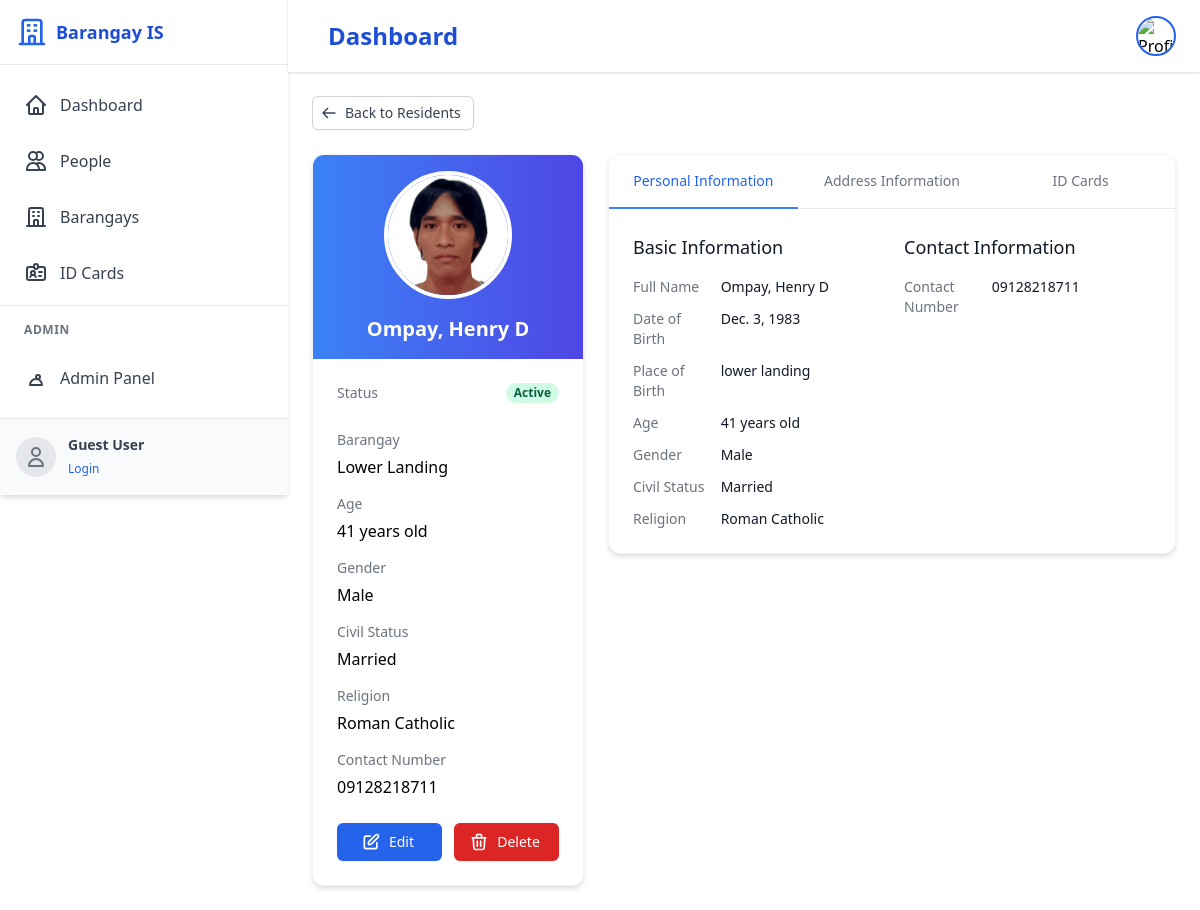
The app's page /dashboard/people/3992c777-c35b-4e5c-b942-2a9268383866/ with its own data.
### core/models.py (models this page shows, shortened)
class Person(models.Model):
    GENDER_CHOICES = [
        ('M', 'Male'),
        ('F', 'Female'),
        ('O', 'Other'),
    ]
    CIVIL_STATUS_CHOICES = [
        ('S', 'Single'),
        ('M', 'Married'),
        ('W', 'Widowed'),
        ('D', 'Divorced'),
        ('SP', 'Separated'),
        ('L', 'Live-in'),
    ]
    id = models.UUIDField(primary_key=True, default=uuid.uuid4, editable=False)
    barangay = models.ForeignKey(Barangay, on_delete=models.CASCADE, related_name='residents')
    user = models.OneToOneField(User, on_delete=models.SET_NULL, null=True, blank=True, related_name='profile')
    last_name = models.CharField(max_length=100)
    first_name = models.CharField(max_length=100)
    middle_name = models.CharField(max_length=100, blank=True)
    suffix = models.CharField(max_length=10, blank=True, help_text='Jr., Sr., III, etc.')
    profile_picture = models.ImageField(upload_to='profile_pictures/', null=True, blank=True, help_text='Profile picture of the person')
    date_of_birth = models.DateField()
    place_of_birth = models.CharField(max_length=255)
    age = models.PositiveIntegerField(null=True, blank=True, editable=False)
    gender = models.CharField(max_length=1, choices=GENDER_CHOICES)
    civil_status = models.CharField(max_length=2, choices=CIVIL_STATUS_CHOICES)
    religion = models.CharField(max_length=100, blank=True)
    phone_regex = RegexValidator(regex=r'^\+?1?\d{9,15}$', message="Phone number must be entered in the format: '+999999999'. Up to 15 digits allowed.")
    contact_number = models.CharField(validators=[phone_regex], max_length=17, blank=True)
    address_line1 = models.CharField(max_length=255, help_text='House/Lot/Unit No., Building Name, Block, Street')
    address_line2 = models.CharField(max_length=255, blank=True, help_text='Subdivision, Village, Zone, Sitio, Purok')
    postal_code = models.CharField(max_length=10)
    is_active = models.BooleanField(default=True)
    class Meta:
        ordering = ['last_name', 'first_name']
        verbose_name_plural = 'People'
        indexes = [
            models.Index(fields=['last_name', 'first_name']),
            models.Index(fields=['date_of_birth']),
            models.Index(fields=['barangay']),
        ]
    def full_name(self):
        if self.middle_name:
            middle_initial = f" {self.middle_name[0]}."
        else:
            middle_initial = " "
        full_name = f"{self.first_name}{middle_initial}{self.last_name}"
        if self.suffix:
            full_name = f"{full_name}, {self.suffix}"
        return full_name

class Barangay(models.Model):
    name = models.CharField(max_length=100)
    municipality = models.CharField(max_length=100)
    province = models.CharField(max_length=100)
    zip_code = models.CharField(max_length=10)
    class Meta:
        verbose_name_plural = 'Barangays'

### core/views.py (the view)
# urls.py: path('dashboard/people/<uuid:pk>/', person_detail, name='person_detail'),
def person_detail(request, pk):
    person = get_object_or_404(Person, pk=pk)
    id_cards = person.id_cards.all()
    return render(request, 'dashboard/person_detail.html', {
        'person': person,
        'id_cards': id_cards
    })

### core/models.py (called while the page is built)
    def is_valid(self):
        return self.is_active and self.valid_until >= timezone.now().date()

### templates/dashboard/person_detail.html (shortened to what this page needs)
{% extends 'base.html' %}
{% block content %}
<div class="mb-6">
    <a href="{% url 'people' %}" class="inline-flex items-center px-3 py-1.5 border border-gray-300 shadow-sm text-sm font-medium rounded-md text-gray-700 bg-white hover:bg-gray-50 focus:outline-none focus:ring-2 focus:ring-offset-2 focus:ring-blue-500">
        <svg xmlns="http://www.w3.org/2000/svg" class="-ml-1 mr-2 h-4 w-4" fill="none" viewBox="0 0 24 24" stroke="currentColor">
            <path stroke-linecap="round" stroke-linejoin="round" stroke-width="2" d="M10 19l-7-7m0 0l7-7m-7 7h18" />
        </svg>
        Back to Residents
    </a>
</div>
<div class="grid grid-cols-1 lg:grid-cols-3 gap-6">
    <div class="lg:col-span-1">
        <div class="bg-white rounded-xl shadow-md overflow-hidden border border-gray-100">
            <div class="bg-gradient-to-r from-blue-500 to-indigo-600 px-6 py-4">
                <div class="flex justify-center">
                    {% if person.profile_picture %}
                        <img class="h-32 w-32 rounded-full object-cover border-4 border-white" src="{{ person.profile_picture.url }}" alt="{{ person.full_name }}">
                    {% else %}
                        <div class="h-32 w-32 rounded-full bg-white flex items-center justify-center border-4 border-white">
                            <span class="text-3xl font-bold text-blue-700">{{ person.first_name.0 }}{{ person.last_name.0 }}</span>
                        </div>
                    {% endif %}
                </div>
                <div class="mt-4 text-center">
                    <h2 class="text-xl font-bold text-white">{{ person.last_name }}, {{ person.first_name }} {{ person.middle_name }}</h2>
                </div>
            </div>
            <div class="p-6">
                <div class="flex justify-between mb-6">
                    <span class="text-sm font-medium text-gray-500">Status</span>
                    {% if person.is_active %}
                        <span class="px-2 inline-flex text-xs leading-5 font-semibold rounded-full bg-green-100 text-green-800">
                            Active
                        </span>
                    {% else %}
                        <span class="px-2 inline-flex text-xs leading-5 font-semibold rounded-full bg-red-100 text-red-800">
                            Inactive
                        </span>
                    {% endif %}
                </div>
                <div class="space-y-3">
                    <div>
                        <span class="text-sm font-medium text-gray-500">Barangay</span>
                        <p class="mt-1">{{ person.barangay.name }}</p>
                    </div>
                    <div>
                        <span class="text-sm font-medium text-gray-500">Age</span>
                        <p class="mt-1">{{ person.age }} years old</p>
                    </div>
                    <div>
                        <span class="text-sm font-medium text-gray-500">Gender</span>
                        <p class="mt-1">{{ person.get_gender_display }}</p>
                    </div>
                    <div>
                        <span class="text-sm font-medium text-gray-500">Civil Status</span>
                        <p class="mt-1">{{ person.get_civil_status_display }}</p>
                    </div>
                    <div>
                        <span class="text-sm font-medium text-gray-500">Religion</span>
                        <p class="mt-1">{{ person.religion|default:"Not specified" }}</p>
                    </div>
                    <div>
                        <span class="text-sm font-medium text-gray-500">Contact Number</span>
                        <p class="mt-1">{{ person.contact_number|default:"Not specified" }}</p>
                    </div>
                </div>
                <div class="mt-6 flex space-x-3">
                    <a href="{% url 'person_update' pk=person.id %}" class="flex-1 inline-flex justify-center items-center px-4 py-2 border border-transparent rounded-md shadow-sm text-sm font-medium text-white bg-blue-600 hover:bg-blue-700 focus:outline-none focus:ring-2 focus:ring-offset-2 focus:ring-blue-500">
                        Edit
                    </a>
                    <a href="{% url 'person_delete' pk=person.id %}" class="flex-1 inline-flex justify-center items-center px-4 py-2 border border-transparent rounded-md shadow-sm text-sm font-medium text-white bg-red-600 hover:bg-red-700 focus:outline-none focus:ring-2 focus:ring-offset-2 focus:ring-red-500">
                        Delete
                    </a>
                </div>
            </div>
        </div>
    </div>
    <div class="lg:col-span-2">
        <div class="bg-white rounded-xl shadow-md overflow-hidden border border-gray-100" x-data="{ activeTab: 'personal' }">
            <div class="border-b border-gray-200">
                <nav class="flex -mb-px">
                    <button @click="activeTab = 'personal'" :class="{ 'border-blue-500 text-blue-600': activeTab === 'personal', 'border-transparent text-gray-500 hover:text-gray-700 hover:border-gray-300': activeTab !== 'personal' }" class="w-1/3 py-4 px-1 text-center border-b-2 font-medium text-sm">
                        Personal Information
                    </button>
                    <button @click="activeTab = 'address'" :class="{ 'border-blue-500 text-blue-600': activeTab === 'address', 'border-transparent text-gray-500 hover:text-gray-700 hover:border-gray-300': activeTab !== 'address' }" class="w-1/3 py-4 px-1 text-center border-b-2 font-medium text-sm">
                        Address Information
                    </button>
                    <button @click="activeTab = 'id-cards'" :class="{ 'border-blue-500 text-blue-600': activeTab === 'id-cards', 'border-transparent text-gray-500 hover:text-gray-700 hover:border-gray-300': activeTab !== 'id-cards' }" class="w-1/3 py-4 px-1 text-center border-b-2 font-medium text-sm">
                        ID Cards
                    </button>
                </nav>
            </div>
            <div x-show="activeTab === 'personal'" class="p-6">
                <div class="grid grid-cols-1 md:grid-cols-2 gap-6">
                    <div>
                        <h3 class="text-lg font-medium text-gray-900 mb-4">Basic Information</h3>
                        <dl class="space-y-3">
                            <div class="grid grid-cols-3 gap-4">
                                <dt class="text-sm font-medium text-gray-500">Full Name</dt>
                                <dd class="text-sm text-gray-900 col-span-2">{{ person.last_name }}, {{ person.first_name }} {{ person.middle_name }} {% if person.suffix %}{{ person.suffix }}{% endif %}</dd>
                            </div>
                            <div class="grid grid-cols-3 gap-4">
                                <dt class="text-sm font-medium text-gray-500">Date of Birth</dt>
                                <dd class="text-sm text-gray-900 col-span-2">{{ person.date_of_birth }}</dd>
                            </div>
                            <div class="grid grid-cols-3 gap-4">
                                <dt class="text-sm font-medium text-gray-500">Place of Birth</dt>
                                <dd class="text-sm text-gray-900 col-span-2">{{ person.place_of_birth }}</dd>
                            </div>
                            <div class="grid grid-cols-3 gap-4">
                                <dt class="text-sm font-medium text-gray-500">Age</dt>
                                <dd class="text-sm text-gray-900 col-span-2">{{ person.age }} years old</dd>
                            </div>
                            <div class="grid grid-cols-3 gap-4">
                                <dt class="text-sm font-medium text-gray-500">Gender</dt>
                                <dd class="text-sm text-gray-900 col-span-2">{{ person.get_gender_display }}</dd>
                            </div>
                            <div class="grid grid-cols-3 gap-4">
                                <dt class="text-sm font-medium text-gray-500">Civil Status</dt>
                                <dd class="text-sm text-gray-900 col-span-2">{{ person.get_civil_status_display }}</dd>
                            </div>
                            <div class="grid grid-cols-3 gap-4">
                                <dt class="text-sm font-medium text-gray-500">Religion</dt>
                                <dd class="text-sm text-gray-900 col-span-2">{{ person.religion|default:"Not specified" }}</dd>
                            </div>
                        </dl>
                    </div>
                    <div>
                        <h3 class="text-lg font-medium text-gray-900 mb-4">Contact Information</h3>
                        <dl class="space-y-3">
                            <div class="grid grid-cols-3 gap-4">
                                <dt class="text-sm font-medium text-gray-500">Contact Number</dt>
                                <dd class="text-sm text-gray-900 col-span-2">{{ person.contact_number|default:"Not specified" }}</dd>
                            </div>
                        </dl>
                    </div>
                </div>
            </div>
        </div>
    </div>
</div>
{% endblock %}

### records on screen
Person: profile_picture (picture), last_name "Ompay", first_name "Henry", middle_name "D", barangay.name "Lower Landing", age "41", gender "Male", civil_status "Married", religion "Roman Catholic", contact_number "09128218711", date_of_birth "Dec. 3, 1983", place_of_birth "lower landing"
